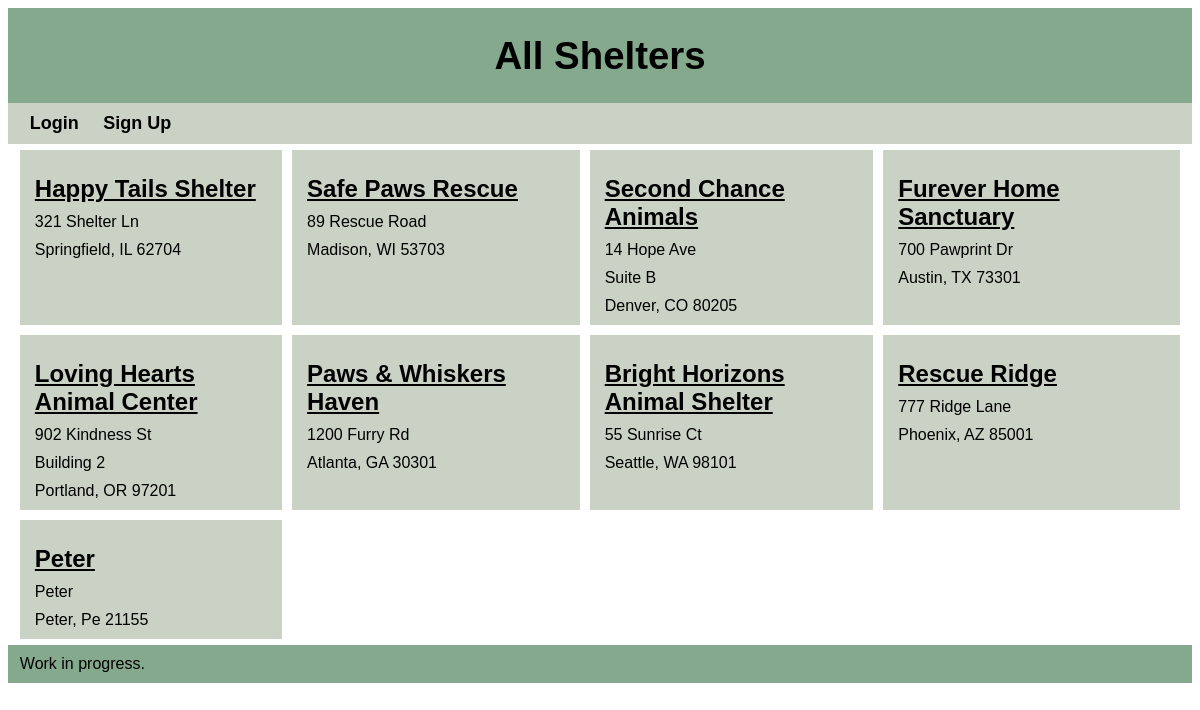
The page /index on the database as committed earlier.
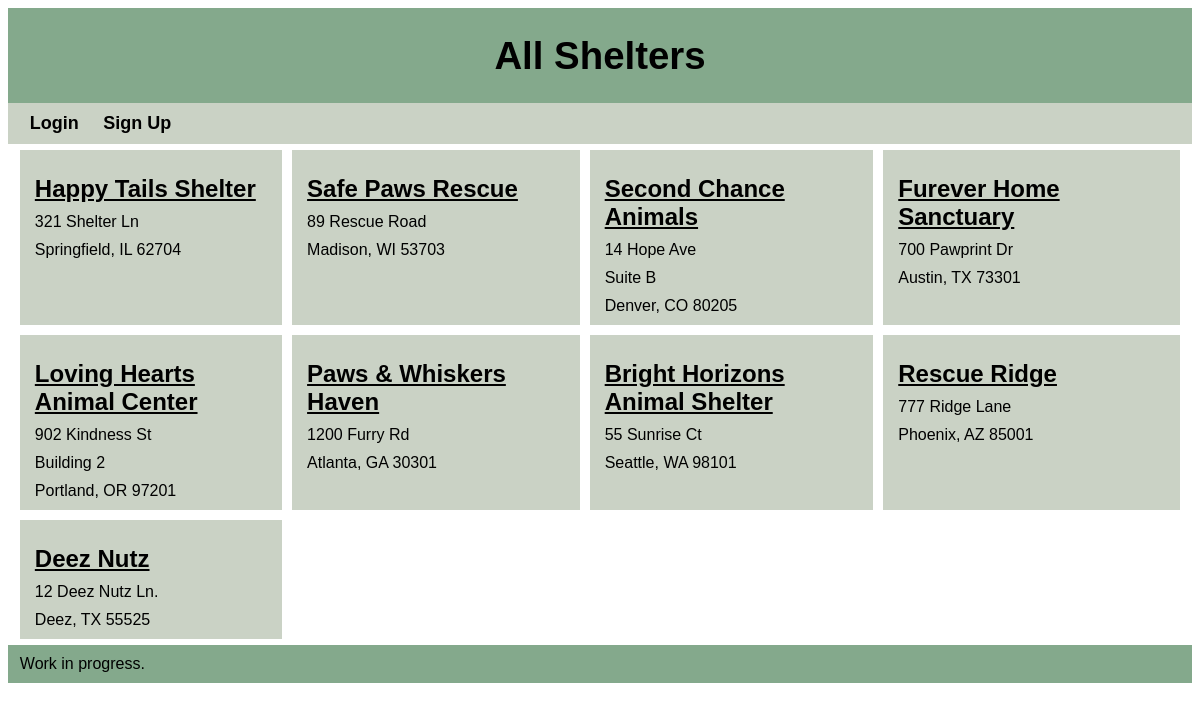
The same page on the database as committed later.
### tables this page shows
CREATE TABLE Shelter (
        shelter_id INTEGER PRIMARY KEY AUTOINCREMENT,
        name TEXT NOT NULL,
        email TEXT NOT NULL,
        phone TEXT NOT NULL,
        street1 TEXT NOT NULL,
        street2 TEXT,
        city TEXT NOT NULL,
        state TEXT NOT NULL,
        zip TEXT NOT NULL,
        account_id INTEGER,
        date_shelter_added TEXT,
        no_kill BOOLEAN NOT NULL,
        max_dogs INTEGER NOT NULL,
        max_cats INTEGER NOT NULL,
        dogs BOOLEAN NOT NULL,
        cats BOOLEAN NOT NULL,
        shelterPasscode INTEGER NOT NULL,
        FOREIGN KEY (account_id) REFERENCES Account(account_id)
    );

### app/api.py (the view)
@app.route("/")
@app.route("/index")
def index():
    conn = sqlite3.connect(DATABASE)
    conn.row_factory = sqlite3.Row
    cursor = conn.cursor()
    shelters = cursor.execute('SELECT name, shelter_id, street1, street2, city, state, zip FROM Shelter').fetchall()
    return render_template('index.html', shelters = shelters)

### app/api.py (called while the page is built, shortened)
@app.before_request
def auto_logout():
    if not current_user.is_authenticated:
        return

### app/templates/index.html (shortened to what this page needs)
<!doctype html>
<html>
<head>
    <link rel="stylesheet" type="text/css" href="{{ url_for('static', filename='style.css') }}">
</head>
<body>
    <div id="container">
        <header>
            <h1>All Shelters</h1>
        </header>
        <nav id="navbar">
            {% if current_user.is_authenticated %}
                <a href="{{ url_for('logout') }}" class="nav-button">Logout</a>
            {% else %}
                <a href = "login.html">Login</a>
                <a href="signup.html">Sign Up</a>
            {% endif %}
        </nav>
        <main>
            <div id = "grid">
            {% for shelter in shelters %}
                <a href="/home/{{ shelter['shelter_id'] }}">
                    <h2>{{ shelter['name'] }}</h2>
                    <p>{{ shelter['street1'] }}</p>
                    {% if shelter['street2'] %}
                        <p>{{ shelter['street2'] }}</p>
                    {% endif %}
                    <p>{{ shelter['city'] }}, {{ shelter['state'] }} {{ shelter['zip'] }}</p>
                </a>
            {% endfor %}
            </div>
        </main>
        <footer>Work in progress.</a></footer>
    </div>
</body>
</html>

### app/static/style.css (style rules this page uses)
header { font-size: larger; background-color: #84a98c; align-content:center; text-align: center; font-family: 'Franklin Gothic Medium', 'Arial Narrow', Arial, sans-serif; }
nav { background-color: #cad2c5; padding: 10px 1%; font-family: Arial, Helvetica, sans-serif; }
nav a { font-weight: bold; font-size: large; text-decoration: none; padding: 10px; color: black; }
#grid p { padding: 5px 0; margin: 0; }
#grid h2 { text-decoration: underline; margin-bottom: 5px; }
main { padding: 0.5% 1%; font-family: Arial, Helvetica, sans-serif; }
#grid { display:grid; grid-template-columns: auto auto auto auto; gap: 10px; }
#grid a { color: black; text-decoration:none; background-color: #cad2c5; padding: 5px 15px; }
footer { background-color: #84a98c; padding: 10px 1%; font-family: 'Franklin Gothic Medium', 'Arial Narrow', Arial, sans-serif; }

Rows that differ between the two databases and show on the page:
removed Shelter: name "Peter", street1 "Peter", city "Peter", state "Pe", zip "21155"
added Shelter: name "Deez Nutz", street1 "12 Deez Nutz Ln.", city "Deez", state "TX", zip "55525"
